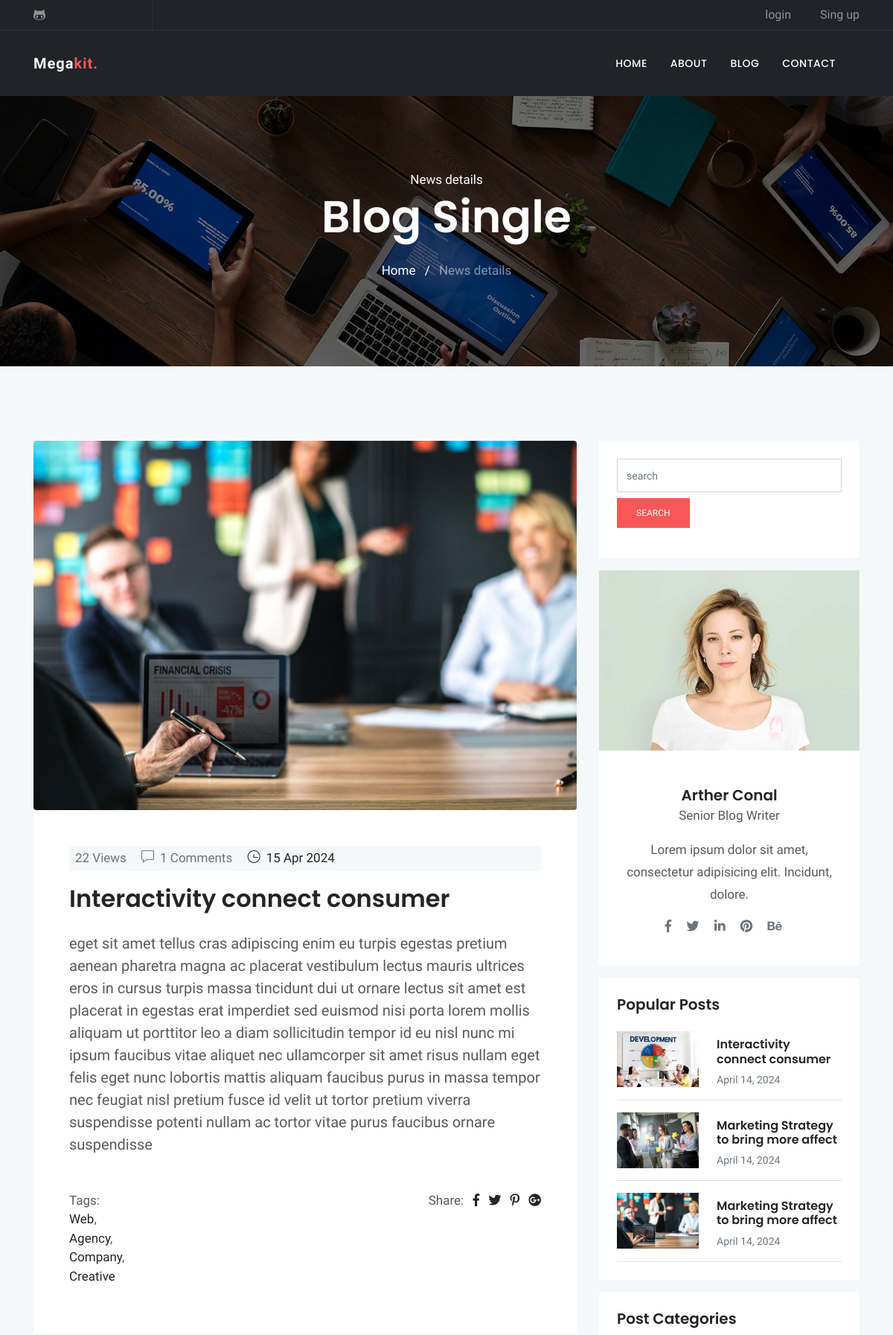
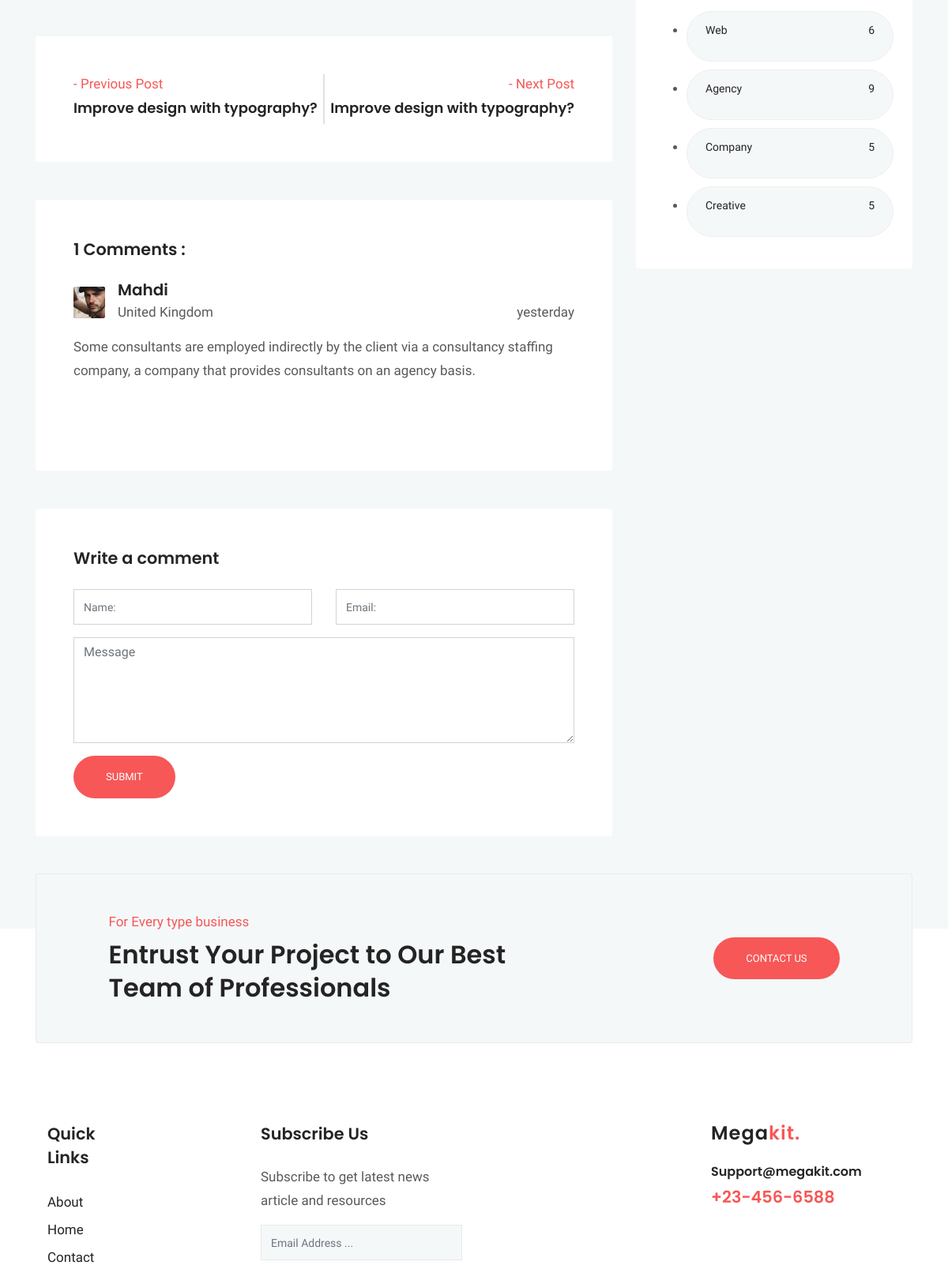
The page /blog/6/ (upper part) on the database its author committed (2 pictures, top to bottom).
### blog/models.py (models this page shows, shortened)
class Post (models.Model) :
    image = models.ImageField(upload_to = 'blog/',default = 'blog/default.jpg')
    author = models.ForeignKey(User,on_delete=models.SET_NULL,null=True)
    title = models.CharField (max_length = 200)
    content = models.TextField ()
    tags = TaggableManager()
    category = models.ManyToManyField (Category)
    counted_view = models.IntegerField (default = 0)
    status = models.BooleanField (default = False)
    login_required = models.BooleanField (default = False)
    published_date = models.DateTimeField (null = True)
    created_date = models.DateTimeField (auto_now_add = True)
    update_date = models.DateTimeField (auto_now = True)
    class Meta:
        ordering = ['-created_date']

class Category(models.Model):
    name = models.CharField(max_length = 255)
    def __str__(self):
        return self.name

class Comment(models.Model):
    post = models.ForeignKey(Post, on_delete=models.CASCADE)
    name = models.CharField(max_length = 255)
    email = models.EmailField()
    message = models.TextField()
    approved = models.BooleanField(default=False)
    created_date = models.DateTimeField(auto_now_add = True)
    updated_date = models.DateTimeField(auto_now=True)
    class Meta:
        ordering = ['-created_date']

### blog/views.py (the view, shortened to what this page needs)
# urls.py: path('<int:pid>/', blog_single, name="single"),
def blog_single(request, pid) :
    post = get_object_or_404(Post, pk=pid, status=1, published_date__lte=timezone.now())
    if not post.login_required :
        comments = Comment.objects.filter(post=post.id, approved=True)
        next_post = Post.objects.filter(id__gt=post.id, status=1, published_date__lte=timezone.now()).order_by('id', '-published_date').first()
        previous_post = Post.objects.filter(id__lt=post.id, status=1, published_date__lte=timezone.now()).order_by('-id', '-published_date').first()
        form = CommentForm()
        context = {'post': post, 'counted_view': post.counted_view, 'next_post': next_post, 'previous_post': previous_post, 'comments':comments ,'form':form}
        post.counted_view += 1
        post.save()
        return render(request, "blog/blog-single.html", context)
    else:
        return HttpResponseRedirect(reverse('accounts:login'))

### blog/forms.py
class CommentForm (forms.ModelForm) :
    class Meta:
        model = Comment
        fields = ['post','name','email','message']

### blog/templatetags/blog_tags.py (called while the page is built)
@register.inclusion_tag('blog/popular-posts.html')
def latestposts(arg = 3) :
    posts = Post.objects.filter(status = 1).order_by('published_date')[:arg]
    return {'posts': posts}

@register.inclusion_tag('blog/post-categories.html')
def postcategories() :
    posts = Post.objects.filter(status = 1)
    categories = Category.objects.all()
    cat_dict = {}
    for name in categories :
        cat_dict[name]=posts.filter(category=name).count()
    return {'categories':cat_dict}

### templates/blog/blog-single.html (shortened to what this page needs)
{% extends 'base.html' %}
{% load static %}
{% load blog_tags %}
{% block content %}
{% load humanize %}
<!doctype html>
<html lang="en">
  <head>
  <link rel="stylesheet" href="{% static 'plugins/bootstrap/css/bootstrap.min.css' %}">
  <link rel="stylesheet" href="{% static 'plugins/themify/css/themify-icons.css' %}">
  <link rel="stylesheet" href="{% static 'plugins/fontawesome/css/all.css' %}">
  <link rel="stylesheet" href="{% static 'plugins/magnific-popup/dist/magnific-popup.css' %}">
  <link rel="stylesheet" href="{% static 'plugins/slick-carousel/slick/slick.css' %}">
  <link rel="stylesheet" href="{% static 'plugins/slick-carousel/slick/slick-theme.css' %}">
  <link rel="stylesheet" href="{% static 'css/style.css' %}">
</head>
<body>
<div class="main-wrapper ">
<section class="page-title bg-1">
  <div class="container">
    <div class="row">
      <div class="col-md-12">
        <div class="block text-center">
          <span class="text-white">News details</span>
          <h1 class="text-capitalize mb-4 text-lg">Blog Single</h1>
          <ul class="list-inline">
            <li class="list-inline-item"><a href="http://127.0.0.1:8000/" class="text-white">Home</a></li>
            <li class="list-inline-item"><span class="text-white">/</span></li>
            <li class="list-inline-item"><a href="#" class="text-white-50">News details</a></li>
          </ul>
        </div>
      </div>
    </div>
  </div>
</section>
<section class="section blog-wrap bg-gray">
    <div class="container">
        <div class="row">
            <div class="col-lg-8">
                <div class="row">
	<div class="col-lg-12 mb-5">
		<div class="single-blog-item">
			<img src="{{ post.image.url }}" alt="" class="img-fluid rounded">
			<div class="blog-item-content bg-white p-5">
				<div class="blog-item-meta bg-gray py-1 px-2">
					<span class="text-muted text-capitalize mr-3"></i>{{post.counted_view}} Views</span>
					<span class="text-muted text-capitalize mr-3"><i class="ti-comment mr-2"></i>{{comments|length}} Comments</span>
					<span class="text-black text-capitalize mr-3"><i class="ti-time mr-1"></i> {{post.published_date|date:'d M Y'}}</span>
				</div>
				<h2 class="mt-3 mb-4"><a href="blog-single.html">{{ post.title }}</a></h2>
				<p class="lead mb-4">{{post.content}}</p>
				<div class="tag-option mt-5 clearfix">
				    <ul class="float-left list-inline">
				    	<li>Tags:</li>
						{% for cat in post.category.all %}
						<li><a href="{% url 'blog:category' cat_name=cat.name %}">{{ cat.name }}</a>{% if not forloop.last %},{% endif %}</li>
						{% endfor %}
				   	</ul>
				    <ul class="float-right list-inline">
				        <li class="list-inline-item"> Share: </li>
				        <li class="list-inline-item"><a href="#" target="_blank"><i class="fab fa-facebook-f" aria-hidden="true"></i></a></li>
				        <li class="list-inline-item"><a href="#" target="_blank"><i class="fab fa-twitter" aria-hidden="true"></i></a></li>
				        <li class="list-inline-item"><a href="#" target="_blank"><i class="fab fa-pinterest-p" aria-hidden="true"></i></a></li>
				        <li class="list-inline-item"><a href="#" target="_blank"><i class="fab fa-google-plus" aria-hidden="true"></i></a></li>
				    </ul>
			    </div>
			</div>
		</div>
	</div>
	<div class="col-lg-12 mb-5">
		<div class="posts-nav bg-white p-5 d-lg-flex d-md-flex justify-content-between ">
			<a class="post-prev align-items-center" href="/blog/{{ previous_post.id }}/">
				<div class="posts-prev-item mb-4 mb-lg-0">
					{% if previous_post %}
					<span class="nav-posts-desc text-color">- Previous Post</span>
					<h6 class="nav-posts-title mt-1">
					{{ previous_post.title }}
					</h6>
					{% endif %}
				</div>
			</a>
			<div class="border"></div>
			<a class="posts-next" href="/blog/{{ next_post.id }}/">
				<div class="posts-next-item pt-4 pt-lg-0">
						{% if next_post %}
					<span class="nav-posts-desc text-lg-right text-md-right text-color d-block">- Next Post</span>
					<h6 class="nav-posts-title mt-1">
						{{ next_post.title }}
					</h6>
					{% endif %}
				</div>
			</a>
		</div>
	</div>
	<div class="col-lg-12 mb-5">
		<div class="comment-area card border-0 p-5">
			<h4 class="mb-4">{{comments|length}} Comments :</h4>
			<ul class="comment-tree list-unstyled">
				<li class="mb-5">
					<div class="comment-area-box">
						{% for comment in comments %}
						<img alt="" src="{% static 'images/blog/test2.jpg' %}" class="mt-2 img-fluid float-left mr-3">
						<h5 class="mb-1">{{comment.name}}</h5>
						<span>United Kingdom</span>
						<div class="comment-meta mt-4 mt-lg-0 mt-md-0 float-lg-right float-md-right">
							<span class="date-comm">{{comment.created_date|naturalday}}</span>
						</div>
						<div class="comment-content mt-3">
							<p>{{comment.message}} </p>
						</div>
						{% empty %}
						<p>No Comments Here </p>
					</div>
					{% endfor %}
				</li>
			</ul>
		</div>
	</div>
	<div class="col-lg-12">
		<form class="contact-form bg-white rounded p-5" method="post" action="{% url 'blog:single' pid=post.id %}">
			<h4 class="mb-4">Write a comment</h4>
			<div class="row">
				<div class="col-md-6">
					<div class="form-group">
						<input class="form-control" type="text" name="name" id="name" placeholder="Name:">
					</div>
				</div>
				<div class="col-md-6">
					<div class="form-group">
						<input class="form-control" type="email" name="email" id="mail" placeholder="Email:">
					</div>
				</div>
			</div>
			<textarea class="form-control mb-3" name="message" id="comment" cols="30" rows="5" placeholder="Message"></textarea>
			<input class="btn btn-main btn-round-full" type="submit" name="submit-contact" >
		</form>
	</div>
</div>
            </div>
            <div class="col-lg-4">
                <div class="sidebar-wrap">
					{% include 'blog/blog-search.html' %}
					{% include 'blog/blog-writer.html' %}
					{% latestposts 3 %}
					{% postcategories %}
</div>
            </div>
  </body>
  </html>
{% endblock %}

### templates/blog/popular-posts.html
{% load static %}
{% load humanize %}
    <div class="sidebar-widget latest-post card border-0 p-4 mb-3">
        <h5>Popular Posts</h5>
        {% for post in posts %}
        <div class="media border-bottom py-3">
            <a href="{{post.id}}"><img class="mr-4" src="{{post.image.url}}" alt="" width="110px"></a>
            <div class="media-body">
                <h6 class="my-2"><a href="{% url 'blog:single' pid=post.id %}">{{post.title}}</a></h6>
                <span class="text-sm text-muted">{{post.published_date|naturalday}}</span>
            </div>
        </div>
        {% endfor %}
    </div>

### templates/blog/post-categories.html
{% load static %}
	<div class="sidebar-widget bg-white rounded tags p-4 mb-3">
		<h5 class="mb-4">Post Categories</h5>
        <ul class="cat-list">
            {% for name,count in categories.items %}
            <li>
                <a href="{% url 'blog:category' cat_name=name %}" class="d-flex justify-content-between">
                    <p>{{name}}</p>
                    <p>{{count}}</p>
                </a>
            </li>
            {% endfor %}
	</div>
</div>
            </div>
        </div>

### statics/css/style.css (style rules this page uses)
html { overflow-x: hidden; }
body { line-height: 1.5; font-family: "Hind", serif; -webkit-font-smoothing: antialiased; font-size: 17px; color: rgba(0, 0, 0, 0.65); }
h1, .h1, h2, .h2, h3, .h3, h4, .h4, h5, .h5, h6, .h6 { font-family: "Poppins", sans-serif; font-weight: 600; color: #242424; }
h1, .h1 { font-size: 2.5rem; }
h2, .h2 { font-size: 2rem; font-weight: 600; line-height: 42px; }
h4, .h4 { font-size: 1.3rem; line-height: 30px; }
h5, .h5 { font-size: 1.25rem; }
h6, .h6 { font-size: 1rem; }
p { line-height: 30px; }
input[type="email"], input[type="password"], input[type="text"], input[type="tel"] { box-shadow: none; height: 45px; outline: none; font-size: 14px; }
.form-control { box-shadow: none; border-radius: 0; }
.btn { display: inline-block; font-size: 14px; font-size: 0.8125rem; font-weight: 400; padding: 1rem 2.5rem; text-transform: uppercase; border-radius: 0; transition: all 0.2s ease; }
.btn-main, .btn-transparent, .btn-small { background: #f75757; color: #fff; transition: all 0.2s ease; }
.btn-round-full { border-radius: 50px; }
.bg-gray { background: #f5f8f9; }
.section { padding: 100px 0; }
.overly, .page-title, .slider, .cta, .hero-img { position: relative; }
.overly:before, .page-title:before, .slider:before, .cta:before, .hero-img:before { content: ""; position: absolute; left: 0; top: 0; bottom: 0; right: 0; width: 100%; height: 100%; opacity: 0.5; background: #000; }
.text-color { color: #f75757; }
.text-black { color: #242424; }
.text-sm { font-size: 14px; }
.text-lg { font-size: 3.75rem; }
a { color: #242424; text-decoration: none; }
.page-title { padding: 100px 0; }
.page-title .block h1 { color: #fff; }
.bg-1 { background: url("../images/bg/home-2.jpg") no-repeat 50% 50%; background-size: cover; }
.tags a { background: #f5f8f9; display: inline-block; padding: 8px 23px; border-radius: 38px; margin-bottom: 10px; border: 1px solid #eee; font-size: 14px; text-transform: capitalize; }
.nav-posts-title { line-height: 25px; font-size: 18px; }

### rows shown on the page
Post: image (picture), counted_view "22", published_date "15 Apr 2024", title "Interactivity connect consumer", content "eget sit amet tellus cras adipiscing enim eu turpis egestas pretium aenean pharetra magna ac placerat vestibulum lectus mauris ultrices eros in cursus turpis massa tincidunt dui ut ornare lectus sit amet est placerat in egestas erat imperdiet sed euismod nisi porta lorem mollis aliquam ut porttitor leo a diam sollicitudin tempor id eu nisl nunc mi ipsum faucibus vitae aliquet nec ullamcorper sit amet risus nullam eget felis eget nunc lobortis mattis aliquam faucibus purus in massa tempor nec feugiat nisl pretium fusce id velit ut tortor pretium viverra suspendisse potenti nullam ac tortor vitae purus faucibus ornare suspendisse"
Category: name "Web", count "6"
Category: name "Agency", count "9"
Category: name "Company", count "5"
Category: name "Creative", count "5"
Post: title "Improve design with typography?"
Post: title "Improve design with typography?"
Comment: name "Mahdi", created_date "yesterday", message "Some consultants are employed indirectly by the client via a consultancy staffing company, a company that provides consultants on an agency basis."
Post: image (picture), title "Interactivity connect consumer", published_date "April 14, 2024"
Post: image (picture), title "Marketing Strategy to bring more affect", published_date "April 14, 2024"
Post: image (picture), title "Marketing Strategy to bring more affect", published_date "April 14, 2024"

### other values the page prints
{{ comments|length }} "1"
